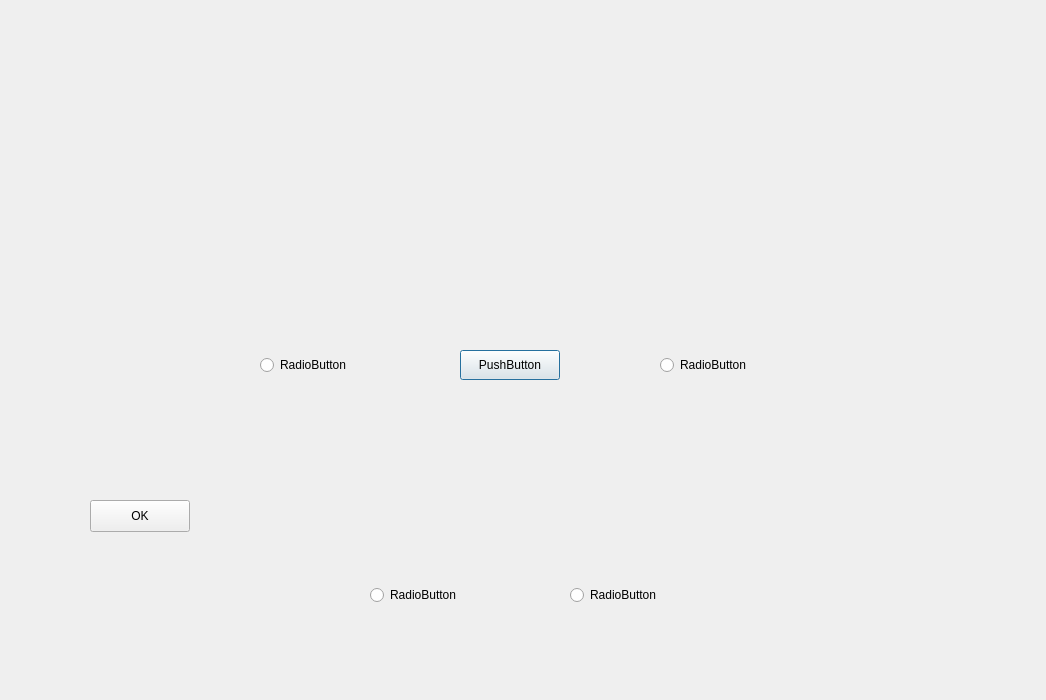
<?xml version="1.0" encoding="UTF-8"?>
<ui version="4.0">
 <class>MapSelect</class>
 <widget class="QDialog" name="MapSelect">
  <property name="geometry">
   <rect>
    <x>0</x>
    <y>0</y>
    <width>1046</width>
    <height>700</height>
   </rect>
  </property>
  <property name="windowTitle">
   <string>Dialog</string>
  </property>
  <widget class="QLabel" name="labelmap">
   <property name="geometry">
    <rect>
     <x>-380</x>
     <y>-210</y>
     <width>1771</width>
     <height>1291</height>
    </rect>
   </property>
   <property name="styleSheet">
    <string notr="true">QWidget {
    background-image: url(&quot;:/image/map.jpg&quot;);
    background-repeat: no-repeat;
    background-position: center;
    background-attachment: fixed;
}</string>
   </property>
   <property name="text">
    <string/>
   </property>
   <property name="scaledContents">
    <bool>true</bool>
   </property>
  </widget>
  <widget class="QRadioButton" name="radioButton1">
   <property name="geometry">
    <rect>
     <x>260</x>
     <y>350</y>
     <width>100</width>
     <height>30</height>
    </rect>
   </property>
   <property name="text">
    <string>RadioButton</string>
   </property>
  </widget>
  <widget class="QPushButton" name="pushButton2">
   <property name="geometry">
    <rect>
     <x>460</x>
     <y>350</y>
     <width>100</width>
     <height>30</height>
    </rect>
   </property>
   <property name="text">
    <string>PushButton</string>
   </property>
  </widget>
  <widget class="QRadioButton" name="radioButton3">
   <property name="geometry">
    <rect>
     <x>660</x>
     <y>350</y>
     <width>100</width>
     <height>30</height>
    </rect>
   </property>
   <property name="text">
    <string>RadioButton</string>
   </property>
  </widget>
  <widget class="QRadioButton" name="radioButton4">
   <property name="geometry">
    <rect>
     <x>370</x>
     <y>580</y>
     <width>100</width>
     <height>30</height>
    </rect>
   </property>
   <property name="text">
    <string>RadioButton</string>
   </property>
  </widget>
  <widget class="QRadioButton" name="radioButton5">
   <property name="geometry">
    <rect>
     <x>570</x>
     <y>580</y>
     <width>100</width>
     <height>30</height>
    </rect>
   </property>
   <property name="text">
    <string>RadioButton</string>
   </property>
  </widget>
  <widget class="QPushButton" name="okButton">
   <property name="geometry">
    <rect>
     <x>90</x>
     <y>500</y>
     <width>100</width>
     <height>32</height>
    </rect>
   </property>
   <property name="text">
    <string>OK</string>
   </property>
  </widget>
 </widget>
 <resources/>
 <connections/>
</ui>
